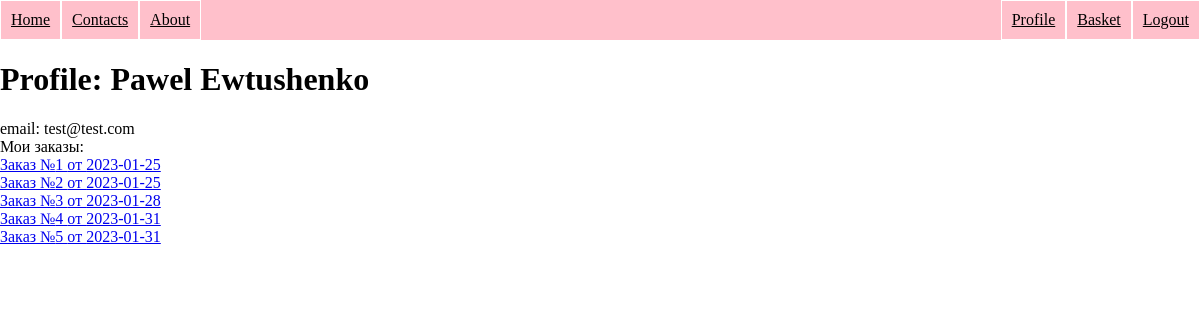
Page /profile/1?username=Pawel (signed in) on the committed database.
### app/models.py (models this page shows, shortened)
class User(Base, UserMixin):
    __tablename__ = 'user'
    id = Column(Integer, primary_key=True)
    name = Column(String(30), nullable=False)
    last_name = Column(String(30), nullable=False)
    email = Column(String(50), nullable=False)
    password_hash = Column(String(128), nullable=False)
    parent = relationship('Order', back_populates='user')

class Order(Base):
    __tablename__ = 'order'
    id = Column (Integer, primary_key=True)
    address = Column(String)
    status = Column(Integer)
    date_order = Column(DATE)
    user_id = Column(Integer, ForeignKey('user.id'))
    user = relationship('User', back_populates='parent')
    parent = relationship('Basket', back_populates='order')

### app/main/routes.py (the view)
@bp.get('/profile/<id>')
@login_required
def profile(id):
    user = session.query(User).filter_by(id=id).first()
    orders = session.query(Order).filter_by(user_id=current_user.id).filter_by(status=1).all()
    return render_template('main/profile.html', title='profile', user=user, orders=orders)

### app/models.py (called while the page is built)
@login.user_loader
def load_user(id):
    user = session.query(User).get(int(id))
    return user

### app/templates/main/profile.html
{% extends "base.html" %}
{% block content %}
<h1>Profile: {{ user.name }} {{user.last_name}}</h1>
email: {{ user.email }}
<br>
Мои заказы:<br>
{% for order in orders %}
    <a href="{{ url_for('main.order', order_id=order.id) }}">Заказ №{{ order.id }}
        от {{ order.date_order }}</a><br>
{% endfor %}
{% endblock %}

### app/static/css/styles.css (style rules this page uses)
body { margin: 0; padding; 0; }

### rows in the picture
User: name "Pawel", last_name "Ewtushenko", email "test@test.com"
Order: id "1", date_order "2023-01-25"
Order: id "2", date_order "2023-01-25"
Order: id "3", date_order "2023-01-28"
Order: id "4", date_order "2023-01-31"
Order: id "5", date_order "2023-01-31"
